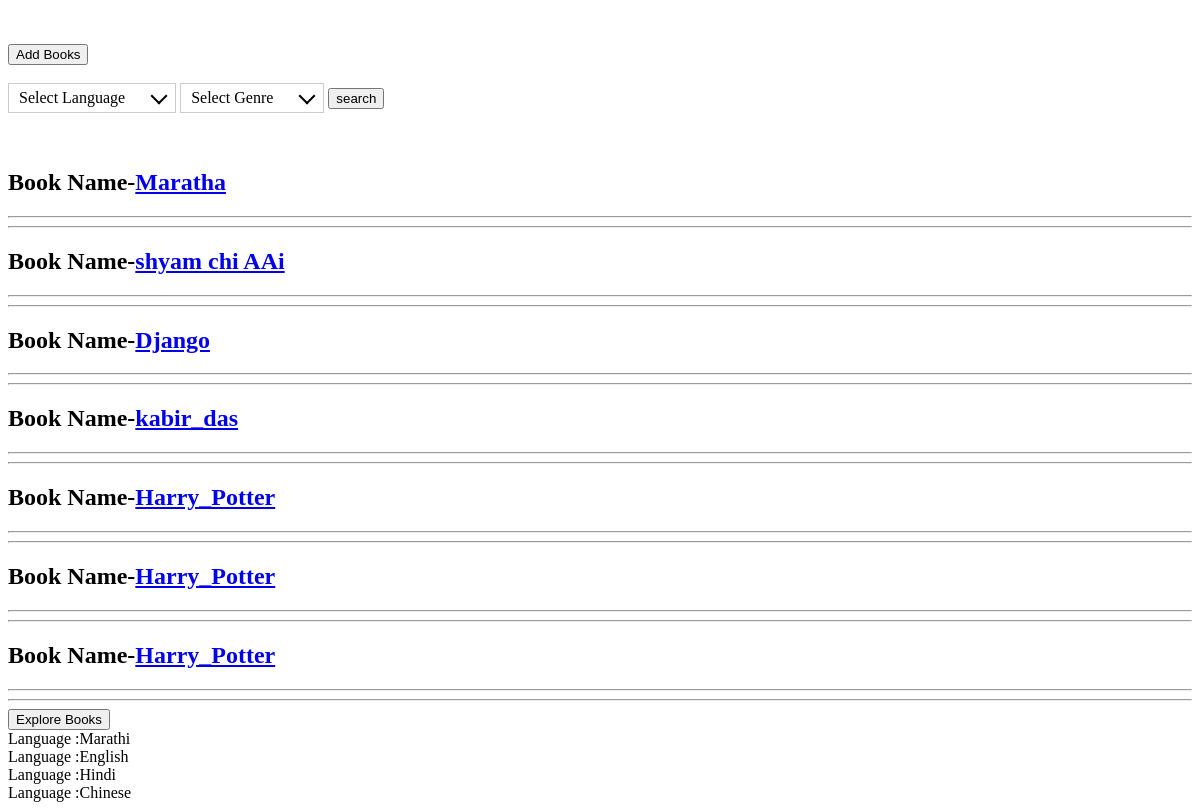
The page / on the database its author committed.
### app1/models.py (models this page shows, shortened)
class Book(models.Model):
   Book_Name = models.CharField(max_length=200)
   Author = models.CharField(max_length=200)
   Genre  = models.CharField(max_length=200)
   Language = models.CharField(max_length=200)
   class Meta:
        unique_together = ["Book_Name", "Author", "Genre","Language"]

### app1/views.py (the view)
# urls.py: path('', HomePageView.as_view(), name='home2'),
class HomePageView(ListView):
    model = Book
    template_name = 'home2.html'
    def get_context_data(self, **kwargs):
        data = Book.objects.all()
        if self.request.GET.get('Genre'):
              Genre = self.request.GET.getlist('Genre')
              print(Genre)
              data=data.filter(Genre__in=Genre)
        if self.request.GET.get('Language'):
              Language = self.request.GET.getlist('Language')
              print(Language)
              data=data.filter(Language__in=Language)
        context = super(HomePageView, self).get_context_data(**kwargs)
        self.object_list = self.get_queryset()
        context['data'] = data
        context['lan'] = Book.objects.values('Language').distinct()
        context['gen'] = Book.objects.values('Genre').distinct()
        return context

### template/home2.html (shortened to what this page needs)
<!DOCTYPE html>
<head>
</head>
<body>
<br>
<form action="add">
    <button type="submit">Add Books</button>
</form>
<form method="GET">
    <div id="list1" class="dropdown-check-list" tabindex="100">
        <span class="anchor">Select Language</span>
      </div>
      <div id="list11" class="dropdown-check-list" tabindex="100">
        <span class="anchor">Select Genre</span>
      </div>
    <input type="submit" value="search">
</form>
{% for i in data %}
   <h2><label>Book Name-</label><a href="{% url 'post_detail' i.pk %}">{{ i.Book_Name }}</a></h2>
   <hr>
   <hr>
{% endfor %}
<form action="">
    <button type="submit">Explore Books</button>
</form>
{% for i in lan %}
     <label> Language :</label>{{ i.Language }} </br>
{% endfor %}
</body>
<link href="https://cdn.rawgit.com/harvesthq/chosen/gh-pages/chosen.min.css" rel="stylesheet"/>
</html>

### template/home2.html (style rules this page uses)
.dropdown-check-list { display: inline-block; }
.dropdown-check-list .anchor { position: relative; cursor: pointer; display: inline-block; padding: 5px 50px 5px 10px; border: 1px solid #ccc; }
.dropdown-check-list .anchor:after { position: absolute; content: ""; border-left: 2px solid black; border-top: 2px solid black; padding: 5px; right: 10px; top: 20%; -moz-transform: rotate(-135deg); -ms-transform: rotate(-135deg); -o-transform: rotate(-135deg); -webkit-transform: rotate(-135deg); transform: rotate(-135deg); }

### rows shown on the page
Book: Book_Name "Maratha"
Book: Book_Name "shyam chi AAi"
Book: Book_Name "Django"
Book: Book_Name "kabir_das"
Book: Book_Name "Harry_Potter"
Book: Book_Name "Harry_Potter"
Book: Book_Name "Harry_Potter"

### other values the page prints
{{ i.Language }} "Marathi" "English" "Hindi" "Chinese"
